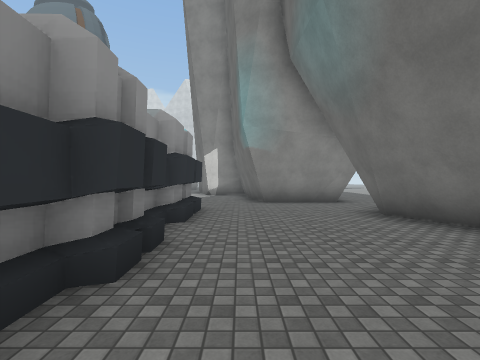
[1] (above)

24 first-person views from a walk through a Unity game level. The camera is 1.5 m above the floor, looks level and sees 85° across. The floor is counted in squares, 2 m on a side. Each view is taken from the middle of a square. On the plan, view 1 faces up. The plan holds only what a view shows up to about 9 squares ahead; the rest is blank. The place goes on beyond the plan. The player is left out. Some surface patterns are stand-ins.

[2]
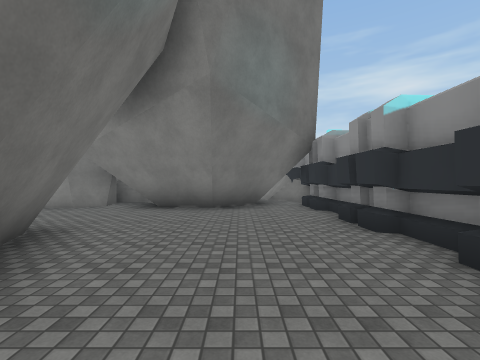

[3]
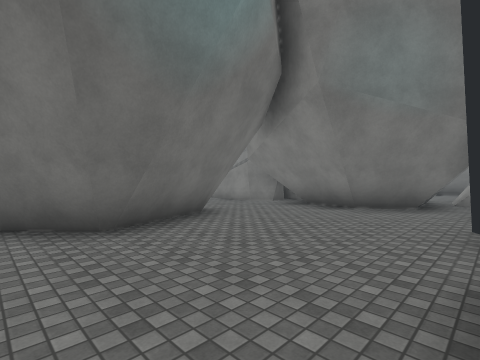

[4]
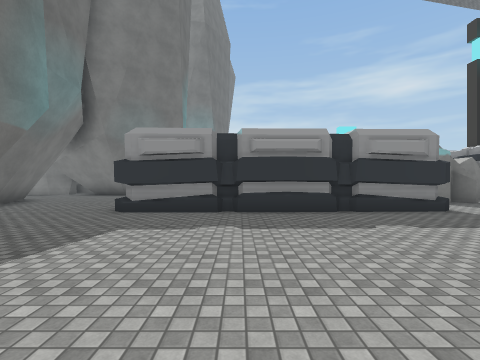

[5]
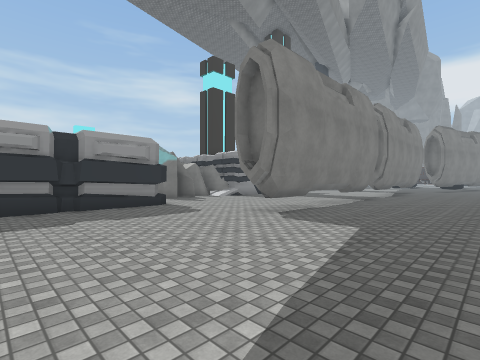

[6]
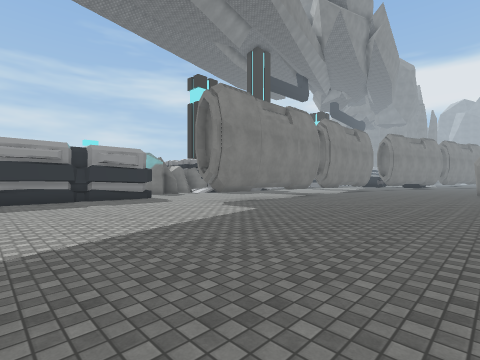

[7]
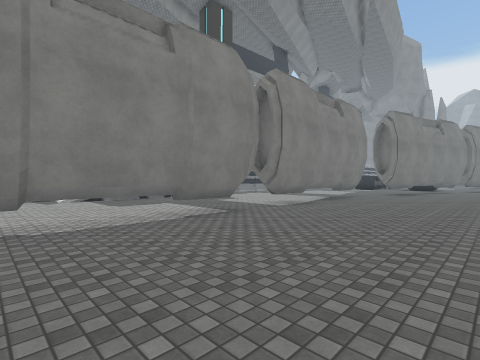

[8]
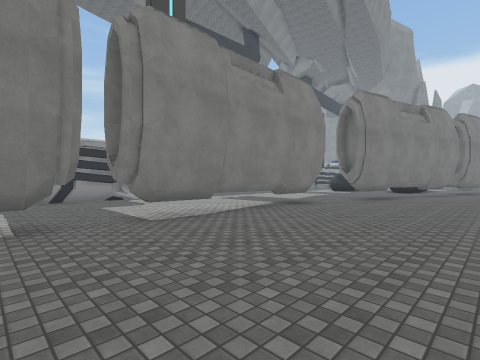

[9]
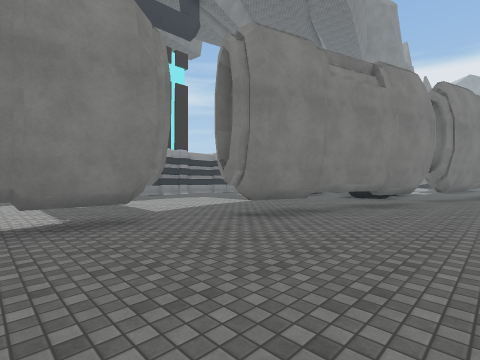

[10]
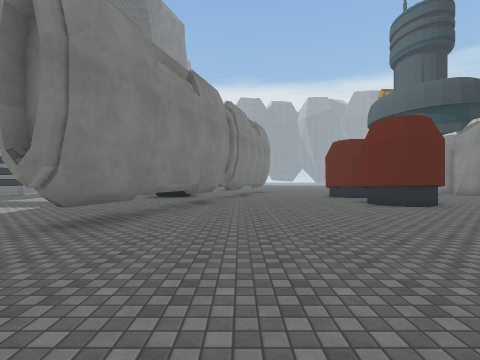

[11]
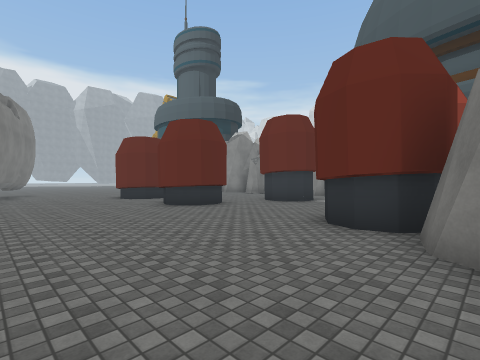

[12]
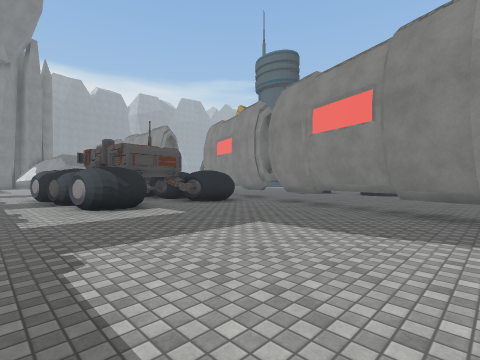

[13]
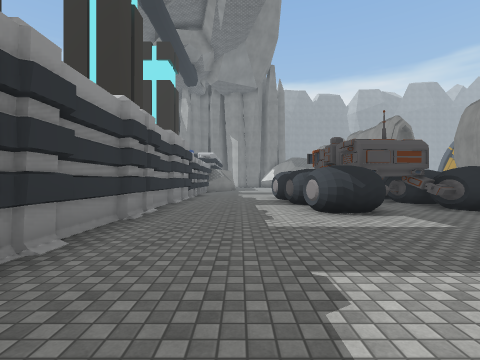

[14]
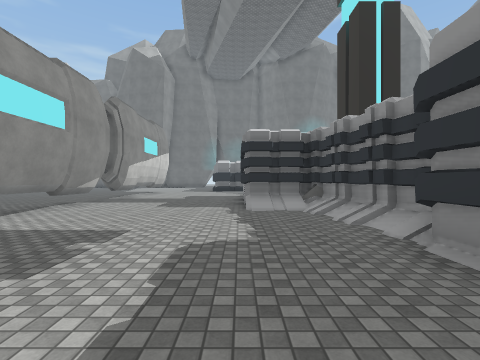

[15]
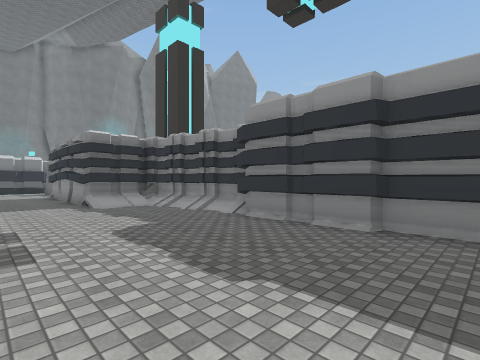

[16]
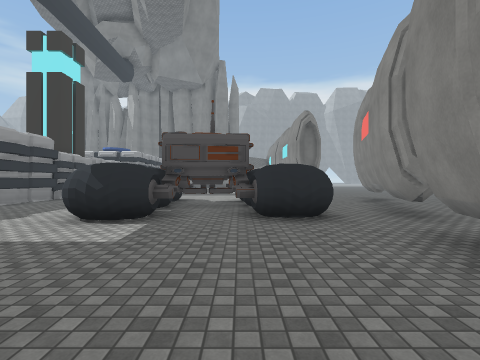

[17]
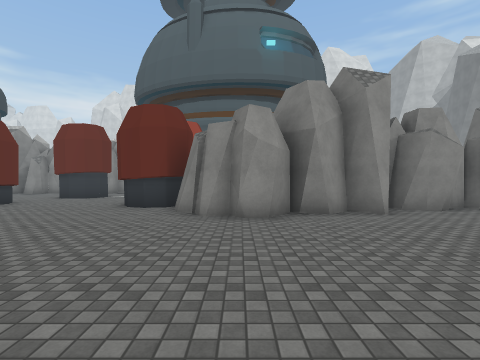

[18]
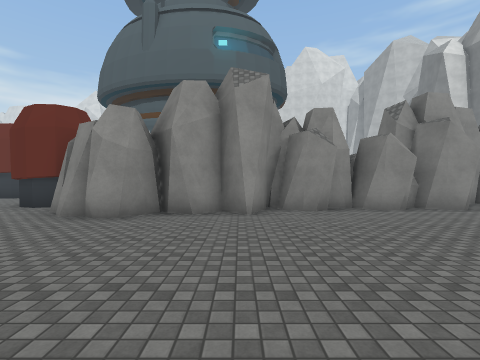

[19]
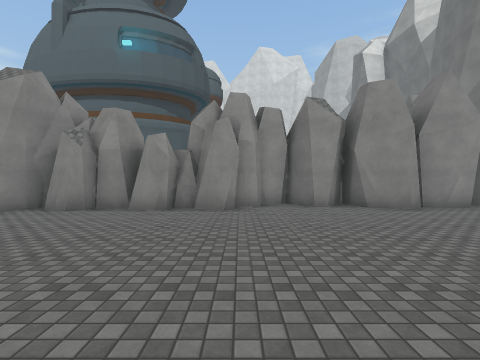

[20]
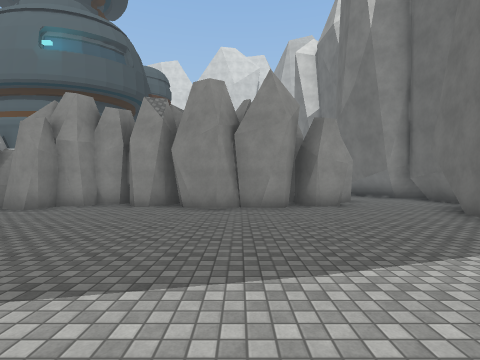

[21]
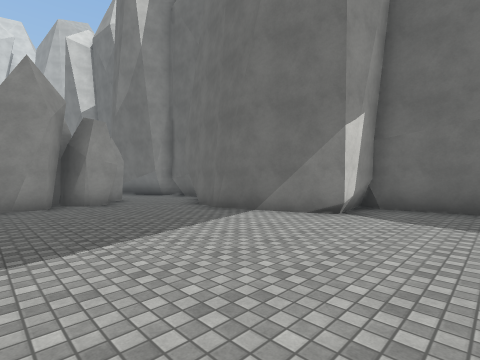

[22]
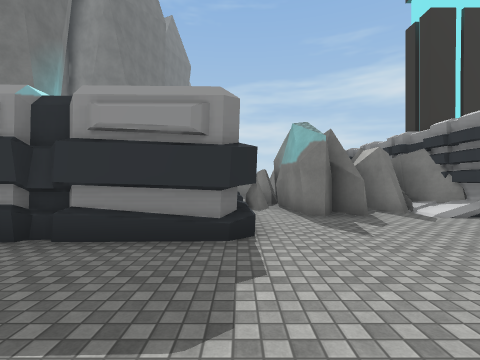

[23]
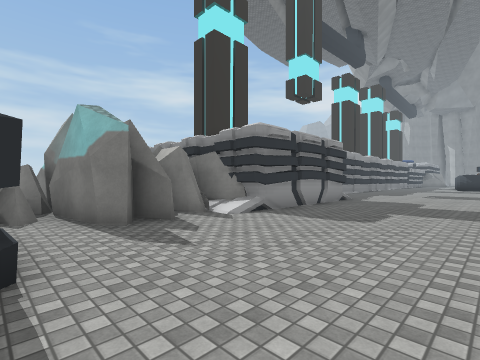

[24]
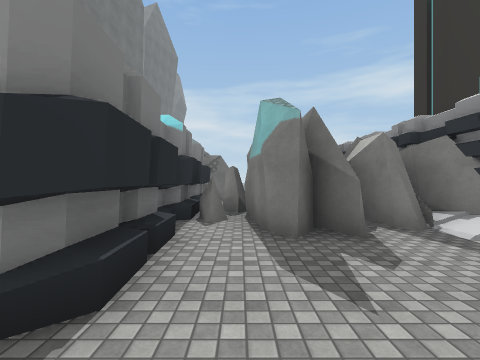

### Floor plan
Key: @ floor where view 1 was taken; # wall or solid block; . floor; T thing the floor can be seen under or through.
Columns run from 35 left of view 1 to 6 right of it. Each row starts with its distance up from view 1.
 21       ....
 20       #....               #   ##...#
 19       #....##       #  ##### ###...#
 18     ..#....###   #######...####...##
 17    ..........#####...............##
 16  ................................#
 15  ................................#
 14 #TTT.............................##
 13 ...TTTT...........................###
 12  .....TTTT.........................#
 11  ###.....TT........................##
 10 ####........TTTTTTTTTTTTTT..........#
  9 #...................................###.
  8 ####....................................
  7 ####........................######.....#
  6 ..........................####   ##...##
  5 .................#####....#      ##...##
  4 ................##   ##.#.#      #....##
  3 #.###########.####   ####.#      ##....#
  2 ###         ####        ###       #......
  1                          #        #.......
  0                          # #      #@####.#
 -1                            #      ###  ###

Positions as (right, up) in squares from view 1, and headings:
1: (0, 0), facing up
2: (1, 7), facing down
3: (-1, 7), facing down-right
4: (-4, 13), facing down
5: (-5, 14), facing down-left
6: (-4, 17), facing down-left
7: (-11, 15), facing down-left
8: (-15, 15), facing down-left
9: (-21, 15), facing down-left
10: (-21, 14), facing left
11: (-22, 14), facing up-left
12: (-25, 5), facing up-left
13: (-26, 5), facing left
14: (-26, 5), facing right
15: (-27, 7), facing down-right
16: (-27, 10), facing left
17: (-21, 11), facing up
18: (-18, 11), facing up
19: (-12, 11), facing up
20: (-7, 11), facing up
21: (-7, 10), facing up-right
22: (-9, 10), facing down
23: (-9, 9), facing down-left
24: (-10, 8), facing down
